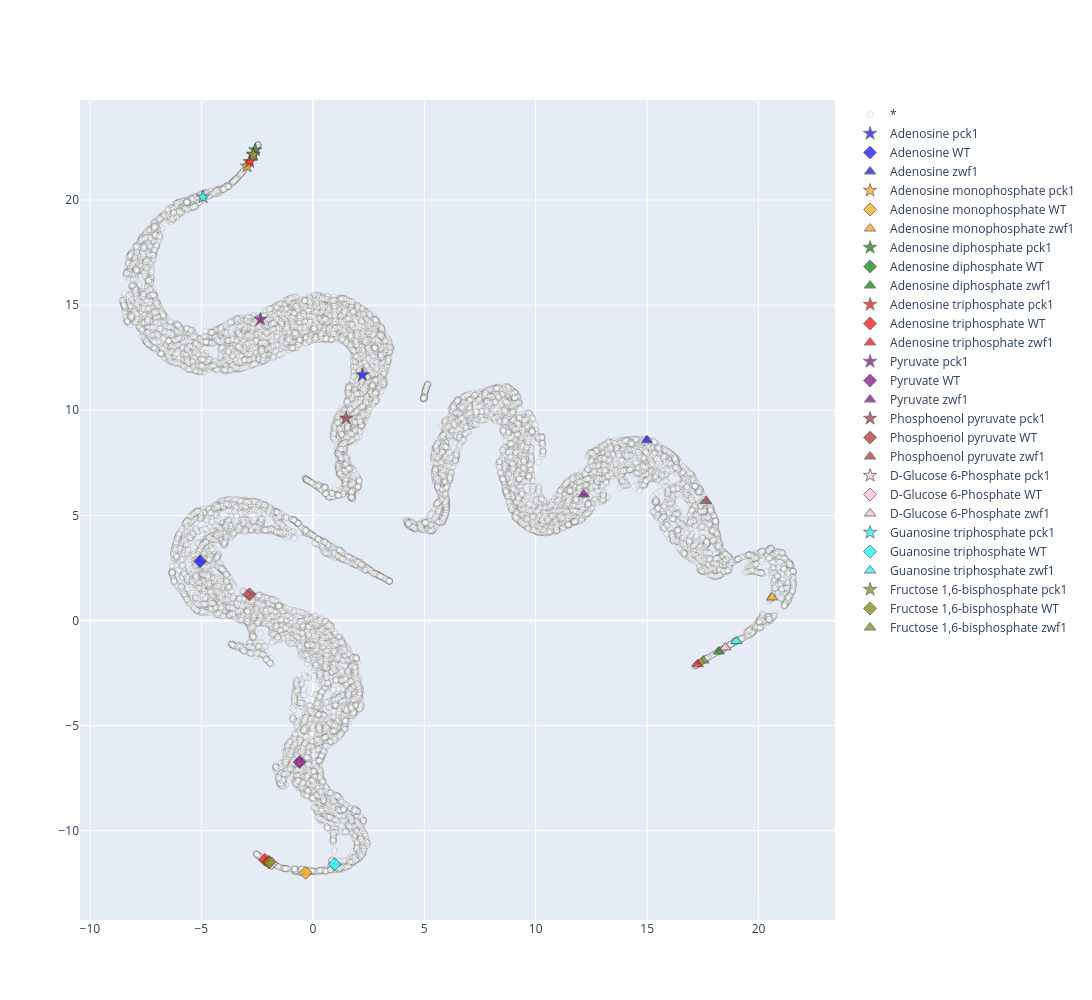

The notebook cell this image was saved under:
### Code cell
# plot

import plotly.graph_objects as go
import numpy as np

df_temp = df_S_emb_concat_avg_red[~df_S_emb_concat_avg_red["id"].isin(metabolites)]

fig = go.Figure(data=go.Scatter(
	x = df_temp.iloc[:, 0],
	y = df_temp.iloc[:, 1],
	mode="markers",
	name="*",
	marker=dict(
		color="white",
		# colorscale="Viridis",
		line_width=0.5,
		opacity=0.3
	)
))

symbol = ['star', 'diamond', 'triangle-up']

for i, id_ in enumerate(metabolites):
	for j, group_id in enumerate(groups_id):
		df_temp = df_S_emb_concat_avg_red[(df_S_emb_concat_avg_red["id"] == id_) & (df_S_emb_concat_avg_red["group_id"] == group_id)]
		
		metabolite = df_raw[df_raw["Alignment ID"] == id_]

		# plt.scatter(df_temp.iloc[:, 0], df_temp.iloc[:, 1], label=metabolite["Metabolite name"].values[0], s=50, alpha=0.9, edgecolors='k')
		
		fig.add_trace(go.Scatter(
			x=df_temp.iloc[:, 0],
			y=df_temp.iloc[:, 1],
			mode="markers",
			text=metabolite["Metabolite name"].values[0],
			name=metabolite["Metabolite name"].values[0] + " " + group_id,
			marker=dict(
				color=[colors[i].split(":")[1]] * len(df_temp),  # Assign colors
				size=10,        # Set marker size
				# colorscale='Viridis',
				line_width=1,
				symbol=symbol[j],
				opacity=0.7
			),
		))

fig.update_layout(
	width=1200,
	height=1000
)
fig.show()

### Figure 1 — Plotly figure (JSON) as saved in the notebook; plotly's stock layout.template omitted (floating-point values rounded to 4 significant figures; data arrays with more than 128 entries replaced by an {"elided": "..."} marker saying what was removed)
{"data": [{"marker": {"color": "white", "line": {"width": 0.5}, "opacity": 0.3}, "mode": "markers", "name": "*", "type": "scatter", "x": {"elided": "18707 float values"}, "y": {"elided": "18707 float values"}}, {"marker": {"color": ["blue"], "line": {"width": 1}, "opacity": 0.7, "size": 10, "symbol": "star"}, "mode": "markers", "name": "Adenosine pck1", "text": "Adenosine", "type": "scatter", "x": [2.227], "y": [11.68]}, {"marker": {"color": ["blue"], "line": {"width": 1}, "opacity": 0.7, "size": 10, "symbol": "diamond"}, "mode": "markers", "name": "Adenosine WT", "text": "Adenosine", "type": "scatter", "x": [-5.056], "y": [2.817]}, {"marker": {"color": ["blue"], "line": {"width": 1}, "opacity": 0.7, "size": 10, "symbol": "triangle-up"}, "mode": "markers", "name": "Adenosine zwf1", "text": "Adenosine", "type": "scatter", "x": [14.98], "y": [8.571]}, {"marker": {"color": ["orange"], "line": {"width": 1}, "opacity": 0.7, "size": 10, "symbol": "star"}, "mode": "markers", "name": "Adenosine monophosphate pck1", "text": "Adenosine monophosphate", "type": "scatter", "x": [-2.953], "y": [21.61]}, {"marker": {"color": ["orange"], "line": {"width": 1}, "opacity": 0.7, "size": 10, "symbol": "diamond"}, "mode": "markers", "name": "Adenosine monophosphate WT", "text": "Adenosine monophosphate", "type": "scatter", "x": [-0.3241], "y": [-12.0]}, {"marker": {"color": ["orange"], "line": {"width": 1}, "opacity": 0.7, "size": 10, "symbol": "triangle-up"}, "mode": "markers", "name": "Adenosine monophosphate zwf1", "text": "Adenosine monophosphate", "type": "scatter", "x": [20.6], "y": [1.096]}, {"marker": {"color": ["green"], "line": {"width": 1}, "opacity": 0.7, "size": 10, "symbol": "star"}, "mode": "markers", "name": "Adenosine diphosphate pck1", "text": "Adenosine diphosphate", "type": "scatter", "x": [-2.579], "y": [22.38]}, {"marker": {"color": ["green"], "line": {"width": 1}, "opacity": 0.7, "size": 10, "symbol": "diamond"}, "mode": "markers", "name": "Adenosine diphosphate WT", "text": "Adenosine diphosphate", "type": "scatter", "x": [-1.972], "y": [-11.49]}, {"marker": {"color": ["green"], "line": {"width": 1}, "opacity": 0.7, "size": 10, "symbol": "triangle-up"}, "mode": "markers", "name": "Adenosine diphosphate zwf1", "text": "Adenosine diphosphate", "type": "scatter", "x": [18.21], "y": [-1.472]}, {"marker": {"color": ["red"], "line": {"width": 1}, "opacity": 0.7, "size": 10, "symbol": "star"}, "mode": "markers", "name": "Adenosine triphosphate pck1", "text": "Adenosine triphosphate", "type": "scatter", "x": [-2.835], "y": [21.82]}, {"marker": {"color": ["red"], "line": {"width": 1}, "opacity": 0.7, "size": 10, "symbol": "diamond"}, "mode": "markers", "name": "Adenosine triphosphate WT", "text": "Adenosine triphosphate", "type": "scatter", "x": [-2.151], "y": [-11.39]}, {"marker": {"color": ["red"], "line": {"width": 1}, "opacity": 0.7, "size": 10, "symbol": "triangle-up"}, "mode": "markers", "name": "Adenosine triphosphate zwf1", "text": "Adenosine triphosphate", "type": "scatter", "x": [17.27], "y": [-2.079]}, {"marker": {"color": ["purple"], "line": {"width": 1}, "opacity": 0.7, "size": 10, "symbol": "star"}, "mode": "markers", "name": "Pyruvate pck1", "text": "Pyruvate", "type": "scatter", "x": [-2.35], "y": [14.33]}, {"marker": {"color": ["purple"], "line": {"width": 1}, "opacity": 0.7, "size": 10, "symbol": "diamond"}, "mode": "markers", "name": "Pyruvate WT", "text": "Pyruvate", "type": "scatter", "x": [-0.5906], "y": [-6.729]}, {"marker": {"color": ["purple"], "line": {"width": 1}, "opacity": 0.7, "size": 10, "symbol": "triangle-up"}, "mode": "markers", "name": "Pyruvate zwf1", "text": "Pyruvate", "type": "scatter", "x": [12.16], "y": [5.996]}, {"marker": {"color": ["brown"], "line": {"width": 1}, "opacity": 0.7, "size": 10, "symbol": "star"}, "mode": "markers", "name": "Phosphoenol pyruvate pck1", "text": "Phosphoenol pyruvate", "type": "scatter", "x": [1.496], "y": [9.62]}, {"marker": {"color": ["brown"], "line": {"width": 1}, "opacity": 0.7, "size": 10, "symbol": "diamond"}, "mode": "markers", "name": "Phosphoenol pyruvate WT", "text": "Phosphoenol pyruvate", "type": "scatter", "x": [-2.84], "y": [1.243]}, {"marker": {"color": ["brown"], "line": {"width": 1}, "opacity": 0.7, "size": 10, "symbol": "triangle-up"}, "mode": "markers", "name": "Phosphoenol pyruvate zwf1", "text": "Phosphoenol pyruvate", "type": "scatter", "x": [17.64], "y": [5.68]}, {"marker": {"color": ["pink"], "line": {"width": 1}, "opacity": 0.7, "size": 10, "symbol": "star"}, "mode": "markers", "name": "D-Glucose 6-Phosphate pck1", "text": "D-Glucose 6-Phosphate", "type": "scatter", "x": [-2.663], "y": [22.17]}, {"marker": {"color": ["pink"], "line": {"width": 1}, "opacity": 0.7, "size": 10, "symbol": "diamond"}, "mode": "markers", "name": "D-Glucose 6-Phosphate WT", "text": "D-Glucose 6-Phosphate", "type": "scatter", "x": [-1.855], "y": [-11.55]}, {"marker": {"color": ["pink"], "line": {"width": 1}, "opacity": 0.7, "size": 10, "symbol": "triangle-up"}, "mode": "markers", "name": "D-Glucose 6-Phosphate zwf1", "text": "D-Glucose 6-Phosphate", "type": "scatter", "x": [18.51], "y": [-1.283]}, {"marker": {"color": ["cyan"], "line": {"width": 1}, "opacity": 0.7, "size": 10, "symbol": "star"}, "mode": "markers", "name": "Guanosine triphosphate pck1", "text": "Guanosine triphosphate", "type": "scatter", "x": [-4.926], "y": [20.14]}, {"marker": {"color": ["cyan"], "line": {"width": 1}, "opacity": 0.7, "size": 10, "symbol": "diamond"}, "mode": "markers", "name": "Guanosine triphosphate WT", "text": "Guanosine triphosphate", "type": "scatter", "x": [0.9793], "y": [-11.6]}, {"marker": {"color": ["cyan"], "line": {"width": 1}, "opacity": 0.7, "size": 10, "symbol": "triangle-up"}, "mode": "markers", "name": "Guanosine triphosphate zwf1", "text": "Guanosine triphosphate", "type": "scatter", "x": [19.0], "y": [-0.9821]}, {"marker": {"color": ["olive"], "line": {"width": 1}, "opacity": 0.7, "size": 10, "symbol": "star"}, "mode": "markers", "name": "Fructose 1,6-bisphosphate pck1", "text": "Fructose 1,6-bisphosphate", "type": "scatter", "x": [-2.676], "y": [22.14]}, {"marker": {"color": ["olive"], "line": {"width": 1}, "opacity": 0.7, "size": 10, "symbol": "diamond"}, "mode": "markers", "name": "Fructose 1,6-bisphosphate WT", "text": "Fructose 1,6-bisphosphate", "type": "scatter", "x": [-1.962], "y": [-11.5]}, {"marker": {"color": ["olive"], "line": {"width": 1}, "opacity": 0.7, "size": 10, "symbol": "triangle-up"}, "mode": "markers", "name": "Fructose 1,6-bisphosphate zwf1", "text": "Fructose 1,6-bisphosphate", "type": "scatter", "x": [17.52], "y": [-1.905]}], "layout": {"height": 1000, "width": 1200}}
